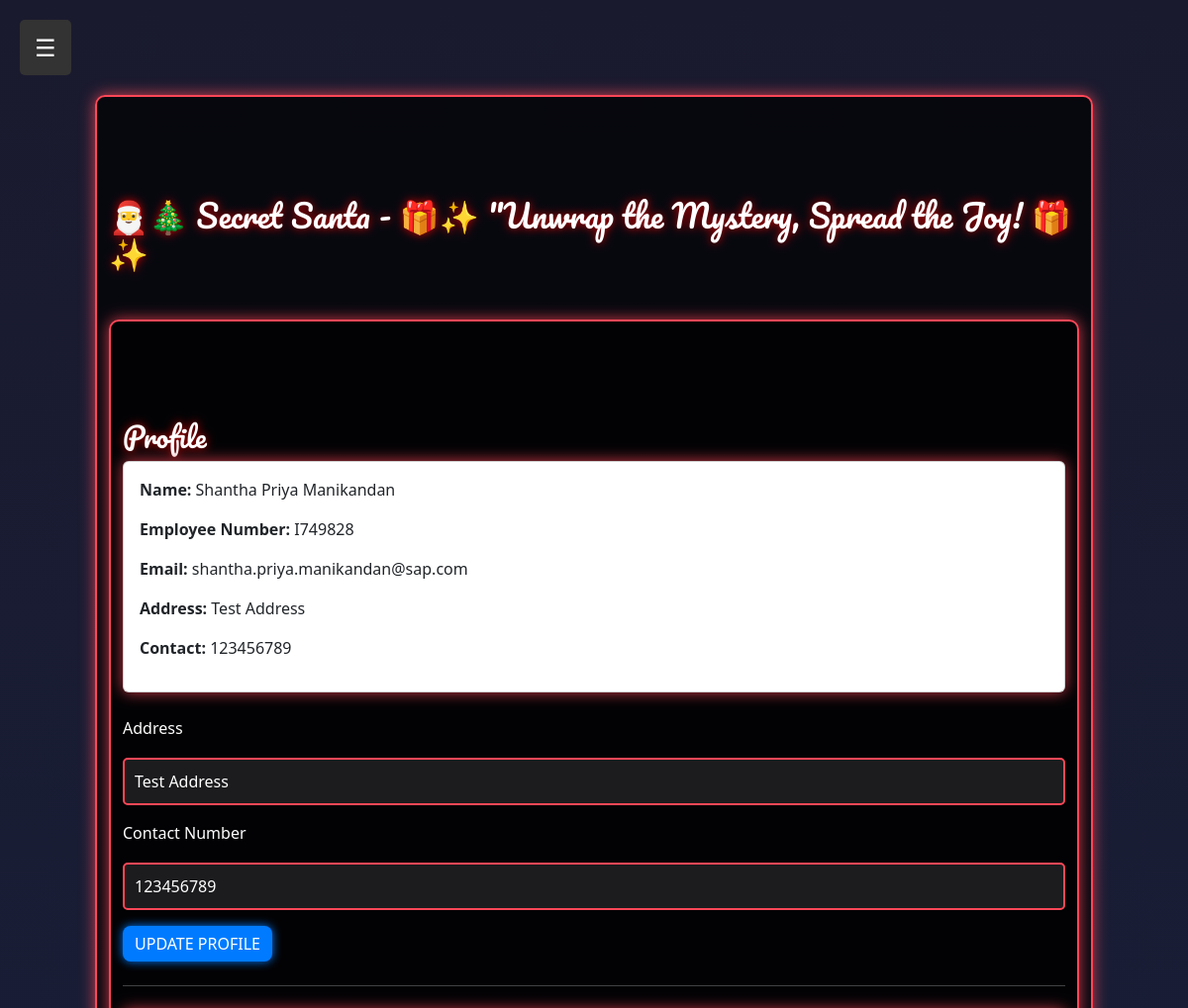
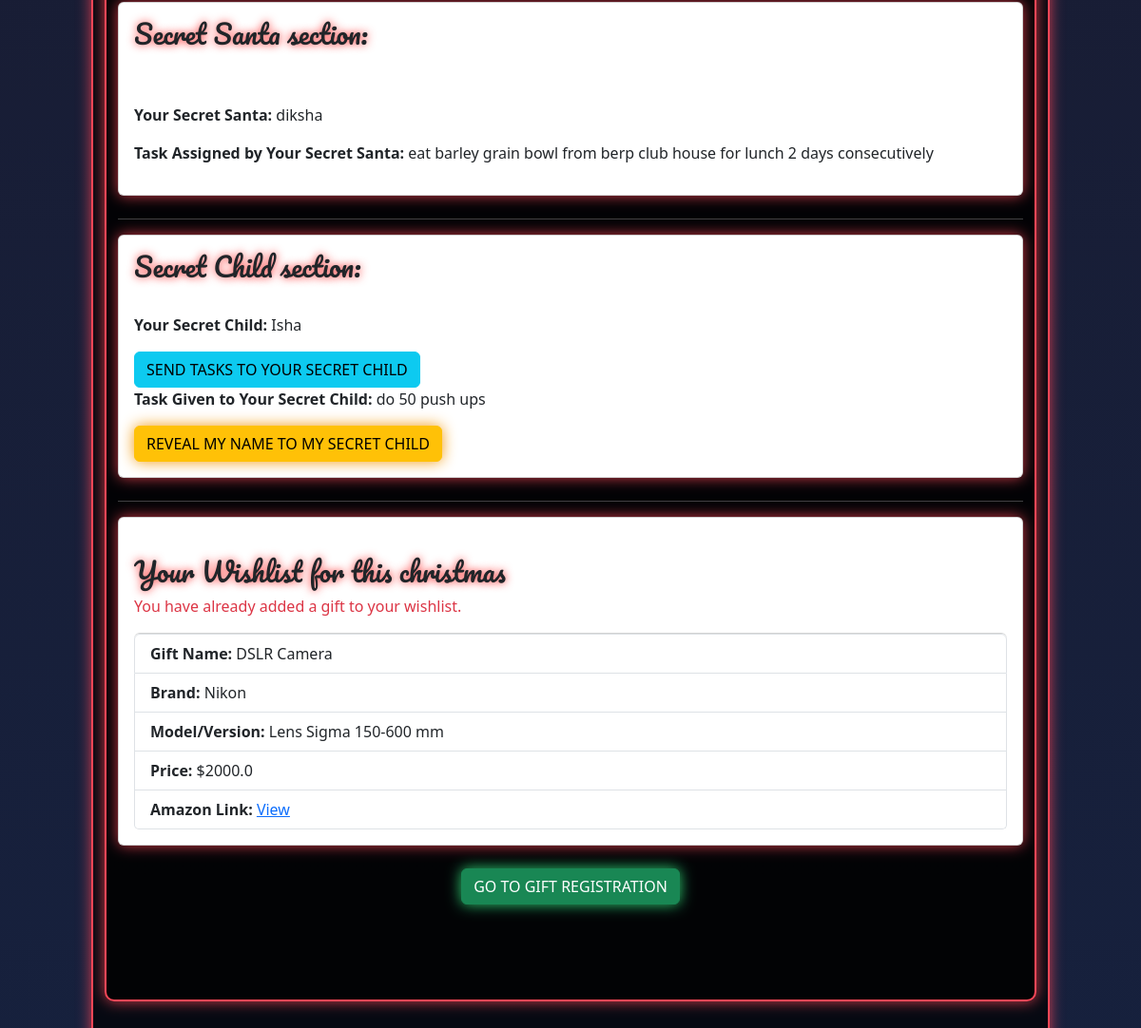
The page /profile/ (signed in) on the database its author committed (2 pictures, top to bottom).
### models.py (models this page shows, shortened)
class User(db.Model, UserMixin):
    id = db.Column(db.Integer, primary_key=True)
    name = db.Column(db.String(100), nullable=False)
    employee_number = db.Column(db.String(50), unique=True, nullable=False)
    email = db.Column(db.String(150), unique=True, nullable=False)
    password_hash = db.Column(db.String(255), nullable=False)
    address = db.Column(db.String(255), nullable=True)
    contact = db.Column(db.String(50), nullable=True)
    wishlist_items = db.relationship("Wishlist", back_populates="user", cascade="all, delete-orphan")
    santa_gifts = db.relationship("GiftLock", foreign_keys="GiftLock.santa_id", back_populates="santa", cascade="all, delete-orphan")
    child_gifts = db.relationship("GiftLock", foreign_keys="GiftLock.child_id", back_populates="child", cascade="all, delete-orphan")

class Task(db.Model):
    id = db.Column(db.Integer, primary_key=True)
    santa_id = db.Column(db.Integer, db.ForeignKey("user.id"), nullable=False)
    child_id = db.Column(db.Integer, db.ForeignKey("user.id"), nullable=False)
    task = db.Column(db.String(500), nullable=False)
    completed = db.Column(db.Boolean, default=False)
    santa = db.relationship("User", foreign_keys=[santa_id], backref="tasks_given")
    child = db.relationship("User", foreign_keys=[child_id], backref="tasks_received")

class Wishlist(db.Model):
    id = db.Column(db.Integer, primary_key=True)
    user_id = db.Column(db.Integer, db.ForeignKey("user.id"), nullable=False)
    gift_name = db.Column(db.String(200), nullable=False)
    brand = db.Column(db.String(100), nullable=True)
    model_version = db.Column(db.String(100), nullable=True)
    price = db.Column(db.Float, nullable=True)
    amazon_link = db.Column(db.String(300), nullable=True)
    user = db.relationship("User", back_populates="wishlist_items")
    gift_locks = db.relationship("GiftLock", back_populates="gift", cascade="all, delete-orphan")

### routes/profile.py (the view, shortened to what this page needs)
@profile_bp.route("/", methods=["GET", "POST"])
@login_required
def profile():
    profile_form = ProfileForm()
    wishlist_form = WishlistForm()
    wishlist_gift = Wishlist.query.filter_by(user_id=current_user.id).first()
    gift_lock = GiftLock.query.filter_by(santa_id=current_user.id).first()
    secret_child_name = None
    task_given_to_child = None
    secret_santa = None
    task_received_from_santa = None
    if gift_lock:
        secret_child = User.query.get(gift_lock.child_id)
        secret_child_name = secret_child.name if secret_child else None
        task_given_to_child = Task.query.filter_by(santa_id=current_user.id, child_id=gift_lock.child_id).first()
    received_gift = GiftLock.query.filter_by(child_id=current_user.id).first()
    if received_gift and received_gift.revealed:
        secret_santa = User.query.get(received_gift.santa_id)  # Fetch Secret Santa object
        task_received_from_santa = Task.query.filter_by(santa_id=received_gift.santa_id, child_id=current_user.id).first()
    if request.method == "GET":
        profile_form.address.data = current_user.address
        profile_form.contact.data = current_user.contact
    return render_template("profile.html",
    user=current_user,
    profile_form=profile_form,
    wishlist_form=wishlist_form,
    wishlist_gift=wishlist_gift,
    secret_child_name=secret_child_name,
    task_given_to_child=task_given_to_child,
    gift_lock=gift_lock,
    secret_santa=secret_santa,
    task_received_from_santa=task_received_from_santa)

### routes/forms.py
class ProfileForm(FlaskForm):
    address = StringField("Address", validators=[DataRequired()])
    contact = StringField("Contact Number", validators=[DataRequired()])
    submit = SubmitField("Update Profile")

class WishlistForm(FlaskForm):
    gift_name = StringField("Gift Name", validators=[DataRequired()])
    brand = StringField("Brand", validators=[Optional()])
    model_version = StringField("Model/Version", validators=[Optional()])
    price = DecimalField("Price (in USD)", validators=[Optional()], widget=NumberInput())
    amazon_link = URLField("Amazon Link", validators=[Optional()])
    submit = SubmitField("Add to Wishlist")

### app.py (called while the page is built)
def create_app():
    app = Flask(__name__)
    app.config.from_object(Config)
    app.config['SQLALCHEMY_TRACK_MODIFICATIONS'] = False
    db.init_app(app)
    bcrypt.init_app(app)
    login_manager.init_app(app)
    login_manager.login_view = "auth.login"
    Migrate(app, db)
    app.register_blueprint(auth_bp, url_prefix="/auth")
    app.register_blueprint(profile_bp, url_prefix="/profile")  # ✅ Register profile blueprint
    app.register_blueprint(gifts_bp, url_prefix='/gifts')
    @login_manager.user_loader
    def load_user(user_id):
        return User.query.get(int(user_id))
    return app

### templates/profile.html (shortened to what this page needs)
{% extends "base.html" %}
{% block content %}
<h2>🎅🎄 Secret Santa - 🎁✨ "Unwrap the Mystery, Spread the Joy! 🎁✨</h2>
<div class="container mt-5">
    <h3> Profile </h3>
    <div class="card p-3 mb-4">
        <p><strong>Name:</strong> {{ user.name }}</p>
        <p><strong>Employee Number:</strong> {{ user.employee_number }}</p>
        <p><strong>Email:</strong> {{ user.email }}</p>
        <p><strong>Address:</strong> {{ user.address }}</p>
        <p><strong>Contact:</strong> {{ user.contact }}</p>
    </div>
    <form method="POST" action="{{ url_for('profile_bp.profile') }}">
        <div class="mb-3">
            {{ profile_form.address.label(class="form-label") }}
            {{ profile_form.address(class="form-control") }}
        </div>
        <div class="mb-3">
            {{ profile_form.contact.label(class="form-label") }}
            {{ profile_form.contact(class="form-control") }}
        </div>
        <button name="submit" type="submit" class="btn btn-primary">Update Profile</button>
    </form>
    <hr class="my-4">
    <div class="card p-3 mb-4">
    <h3>Secret Santa section:</h3>
    <br>
    {% if secret_santa %}
    <div class="mt-4">
        <p><strong>Your Secret Santa:</strong> {{ secret_santa.name }}</p>
        {% if task_received_from_santa %}
            <p><strong>Task Assigned by Your Secret Santa:</strong> {{ task_received_from_santa.task }}</p>
        {% else %}
            <p class="text-warning">Your Secret Santa has not assigned a task yet.</p>
        {% endif %}
    </div>
    {% else %}
    <p class="text-warning">Your Secret Santa has not revealed their identity yet.</p>
    {% endif %}
    </div>
    <hr>
    <div class="card p-3 mb-4">
    <h3>Secret Child section:</h3>
    <br>
    {% if secret_child_name %}
        <p><strong>Your Secret Child:</strong> {{ secret_child_name }}</p>
        <form method="POST" action="{{ url_for('profile_bp.send_task_to_secret_child') }}">
            <button type="submit" class="btn btn-info">Send Tasks to Your Secret Child</button>
        </form>
        {% if task_given_to_child %}
            <p><strong>Task Given to Your Secret Child:</strong> {{ task_given_to_child.task }}</p>
        {% endif %}
        <form method="POST" action="{{ url_for('profile_bp.reveal_secret_santa') }}">
            <button type="submit" class="btn btn-warning">Reveal My Name to My Secret Child</button>
        </form>
    {% else %}
        <p class="text-danger">You have not locked a gift yet. Go to the Gift Registration page to lock a gift.</p>
    {% endif %}
    </div>
    <hr>
    <div class="card p-3 mb-4">
    <h3 class="mt-4">Your Wishlist for this christmas </h3>
    {% if wishlist_gift %}
        <p class="text-danger">You have already added a gift to your wishlist.</p>
        <ul class="list-group">
            <li class="list-group-item"><strong>Gift Name:</strong> {{ wishlist_gift.gift_name }}</li>
            {% if wishlist_gift.brand %}
                <li class="list-group-item"><strong>Brand:</strong> {{ wishlist_gift.brand }}</li>
            {% endif %}
            {% if wishlist_gift.model_version %}
                <li class="list-group-item"><strong>Model/Version:</strong> {{ wishlist_gift.model_version }}</li>
            {% endif %}
            {% if wishlist_gift.price %}
                <li class="list-group-item"><strong>Price:</strong> ${{ wishlist_gift.price }}</li>
            {% endif %}
            {% if wishlist_gift.amazon_link %}
                <li class="list-group-item"><strong>Amazon Link:</strong>
                    <a href="{{ wishlist_gift.amazon_link }}" target="_blank">View</a>
                </li>
            {% endif %}
        </ul>
    {% endif %}
    </div>
    <div class="mt-4 text-center">
        <a href="{{ url_for('gifts.view_gift_pool') }}" class="btn btn-success">Go to Gift Registration</a>
    </div>
</div>
{% endblock %}

### static/style.css (style rules this page uses)
body { background: linear-gradient(to bottom, #1a1a2e, #16213e); color: white; font-family: 'Poppins', sans-serif; text-align: center; overflow-x: hidden; padding: 8%; }
body::before { content: ""; position: fixed; top: 0; left: 0; width: 100%; height: 100%; background: url('https://cdn.pixabay.com/photo/2017/12/09/18/24/snow-3005933_1280.png') repeat; opacity: 0.1; z-index: -1; }
h2, h3 { font-family: 'Pacifico', cursive; text-shadow: 0px 0px 10px rgba(255, 0, 0, 0.8); }
.btn { padding: 10px 20px; font-size: 18px; font-weight: bold; text-transform: uppercase; border: none; border-radius: 5px; cursor: pointer; transition: 0.3s; }
.btn-primary { background: #ff4757; color: white; box-shadow: 0px 0px 15px #ff4757; }
.btn-success { background: #2ecc71; color: white; box-shadow: 0px 0px 15px #2ecc71; }
.btn-warning { background: #f39c12; color: white; box-shadow: 0px 0px 15px #f39c12; }
.card,.container { background: rgba(0, 0, 0, 0.7); color: white; border: 2px solid #ff4757; box-shadow: 0px 0px 15px rgba(255, 71, 87, 0.8); padding: 100px; border-radius: 10px; }
input[type="text"], input[type="email"], input[type="password"], input[type="number"], input[type="url"], textarea { width: 100%; padding: 10px; margin: 10px 0; border-radius: 5px; border: 2px solid #ff4757; background: rgba(255, 255, 255, 0.1); color: white; font-size: 16px; }
.btn.btn-primary { background-color: #007bff; border: none; color: white; border-radius: 8px; cursor: pointer; transition: 0.3s ease-in-out; box-shadow: 0 0 10px #007bff; }

### rows shown on the page
User: name "Shantha Priya Manikandan", employee_number "I749828", email "shantha.priya.manikandan@sap.com", address "Test Address", contact "123456789"
User: name "diksha"
Task: task "eat barley grain bowl from berp club house for lunch 2 days consecutively"
User: name "Isha"
Task: task "do 50 push ups"
Wishlist: gift_name "DSLR Camera", brand "Nikon", model_version "Lens Sigma 150-600 mm", price "2000.0"

### other values the page prints
{{ profile_form.address.label(class="form-label") }} "Address"
{{ profile_form.contact.label(class="form-label") }} "Contact Number"
